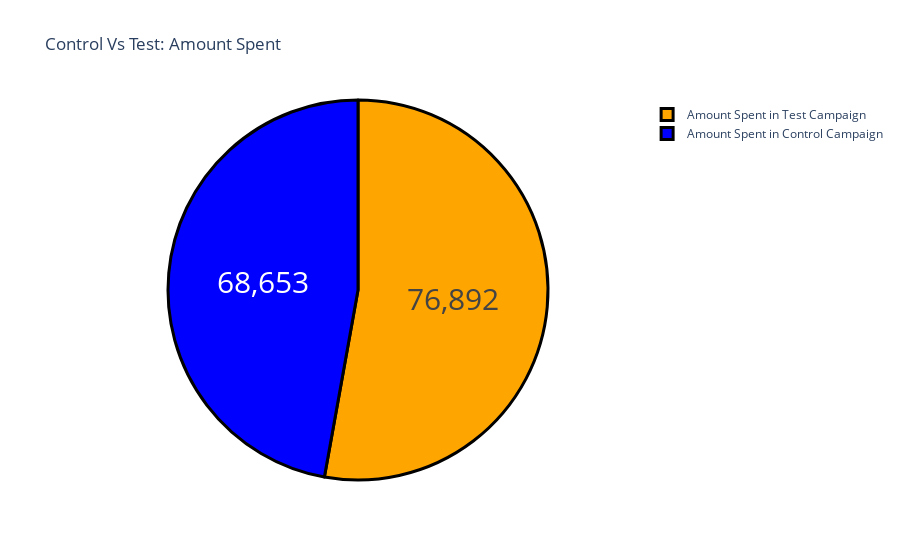

This figure's notebook cell:
### Markdown cell above
# Amount Spent

- Let’s have a look at the amount spent on both campaigns:

### Code cell
label = ["Amount Spent in Control Campaign",
         "Amount Spent in Test Campaign"]
counts = [sum(control_data["Amount Spent"]),
          sum(test_data["Amount Spent"])]
colors = ['blue','orange']
fig = go.Figure(data=[go.Pie(labels=label, values=counts)])
fig.update_layout(title_text='Control Vs Test: Amount Spent')
fig.update_traces(hoverinfo='label+percent', textinfo='value',
                  textfont_size=30,
                  marker=dict(colors=colors,
                              line=dict(color='black', width=3)))
fig.show()

### Figure 1 — Plotly figure (JSON) as saved in the notebook; plotly's stock layout.template omitted (floating-point values rounded to 4 significant figures)
{"data": [{"hoverinfo": "label+percent", "labels": ["Amount Spent in Control Campaign", "Amount Spent in Test Campaign"], "marker": {"colors": ["blue", "orange"], "line": {"color": "black", "width": 3}}, "textfont": {"size": 30}, "textinfo": "value", "type": "pie", "values": [68653, 76892]}], "layout": {"title": {"text": "Control Vs Test: Amount Spent"}}}
